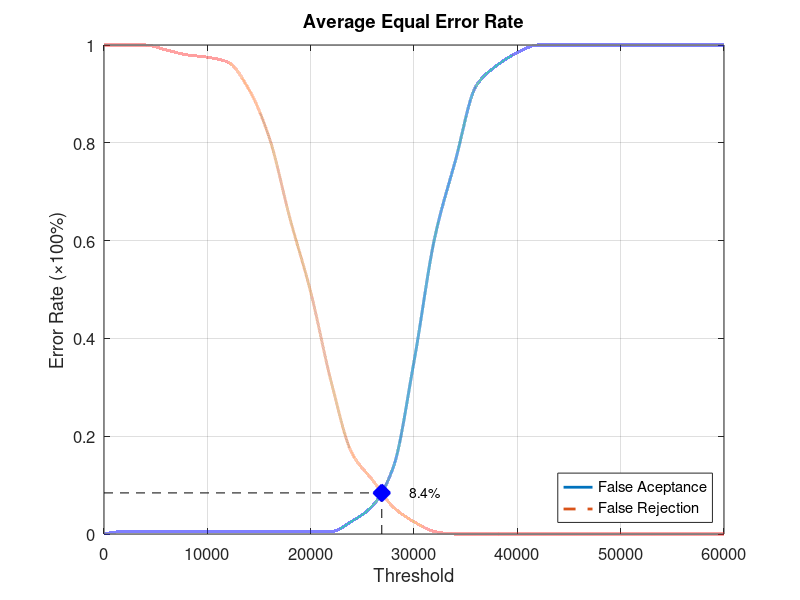
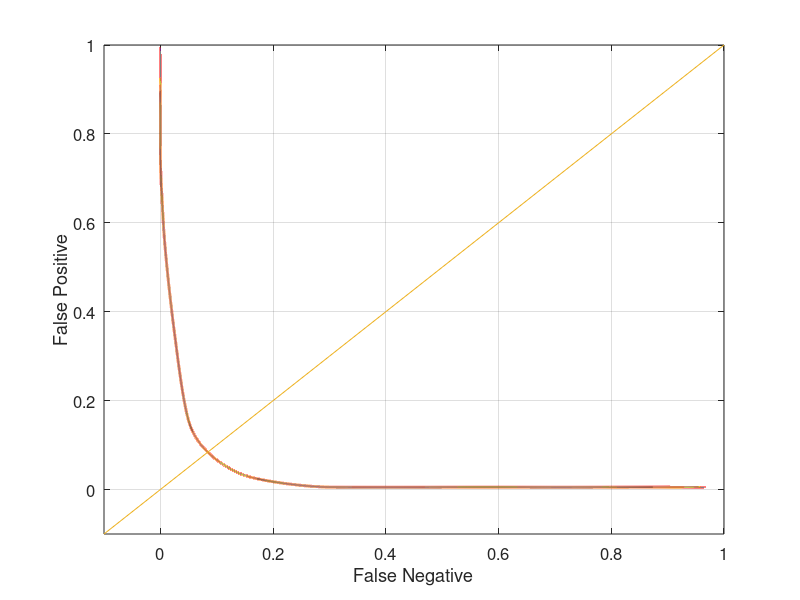

The MATLAB source for these figures, in order:
function yEER = Database2_4
close all;
clear;
clc;
x = 0:2000:60000;
xq = 0:0.5:60000;

y0 = [0 0.00526316 0.00526316 0.00526316 0.00526316 0.00526316 0.00526316 0.00526316 0.00526316 0.00526316 0.00526316 0.00526316 0.0263158 0.0578947 0.136842 0.352632 0.605263 0.763158 0.915789 0.957895 0.984211 1 1 1 1 1 1 1 1 1 1];
yy0 = interp1(x, y0, xq, 'pchip');
y1 = [1 1 1 0.99 0.98 0.975 0.965 0.91 0.81 0.645 0.495 0.31 0.165 0.11 0.055 0.025 0.005 0 0 0 0 0 0 0 0 0 0 0 0 0 0];
yy1 = interp1(x, y1, xq, 'pchip');

% Calculating EER: 
y2 = abs(y0 - y1);
find(y2 == min(y2))
yy2 = abs(yy0 - yy1);
xEER = find(yy2 == min(yy2));
xEERIndex = xq(xEER) % X-axis EER
yEER = yy0(xEER) % Y-axis EER

main = figure
plot(xq, yy0,'-','LineWidth', 2);	hold on
plot(xq, yy1,'--','LineWidth', 2);	hold on
plot([xEERIndex xEERIndex], [0 yEER], 'k--');	hold on
plot([0 xEERIndex], [yEER yEER], 'k--');	hold on
plot(xEERIndex, yEER, 'bx', 'LineWidth', 10);	hold on
text(xEERIndex + 10 * xEERIndex / 100, yEER, [num2str(round((10000 * yEER)) / 100) '%'])
legend('False Aceptance', 'False Rejection', 'Location', 'SouthEast')
xlabel('Threshold')
ylabel('Error Rate (\times100%)')
title('Average Equal Error Rate')
set(gca, 'FontSize', 12)
axis([0 60000 0 1])
grid on

print(main, 'Database2_4Main', '-dpng');
FNRxFPR = figure('Color', [1 1 1]);
plot(yy1, yy0, '-', yy1, yy0, 'LineWidth', 2);
hold on
y = -0.1:0.1:1
plot(y, y); 
set(gca, 'FontSize', 12)
xlabel('False Negative')
ylabel('False Positive')
axis([-0.1 1 -0.1 1])
set(gca, 'FontSize', 12)
grid on

print(FNRxFPR, 'Database2_4FNRxFPR','-dpng');
end
